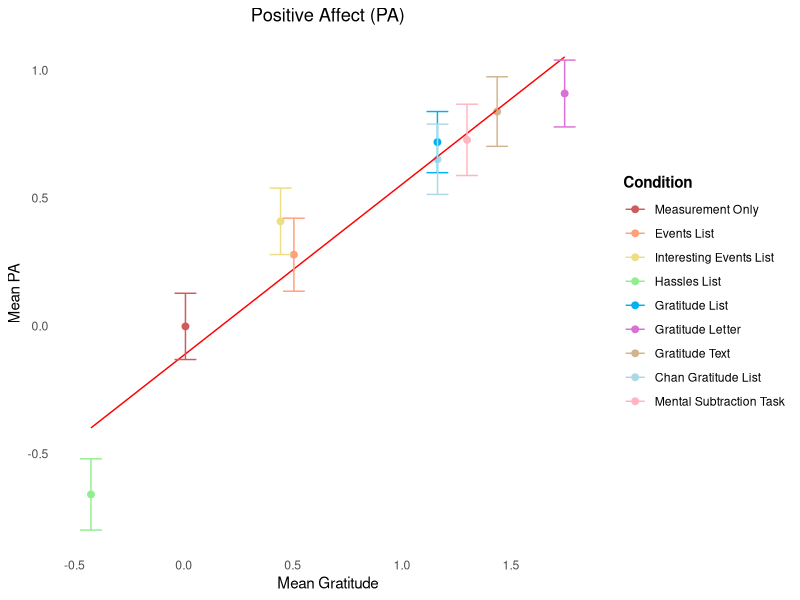
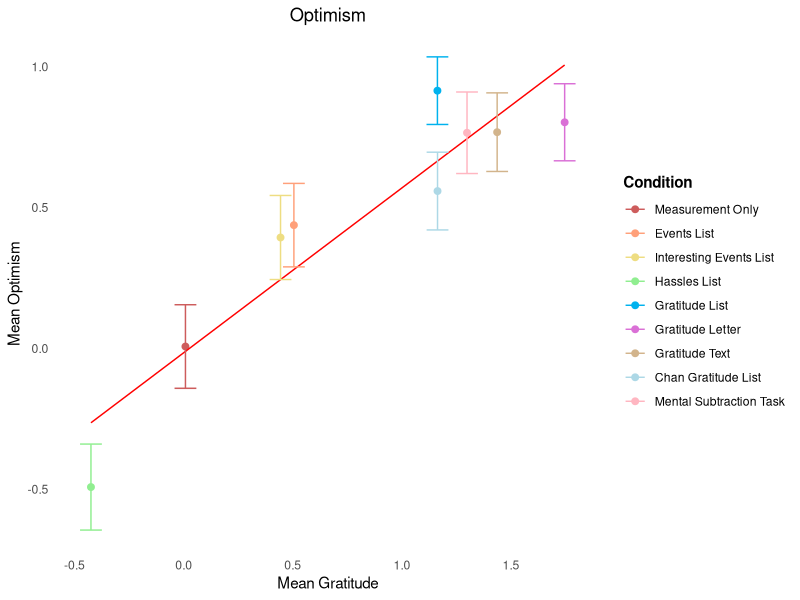
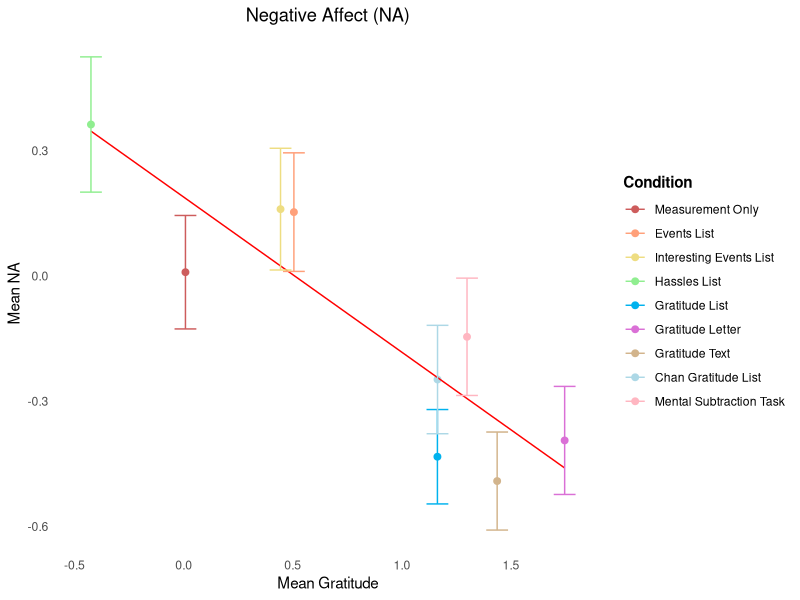
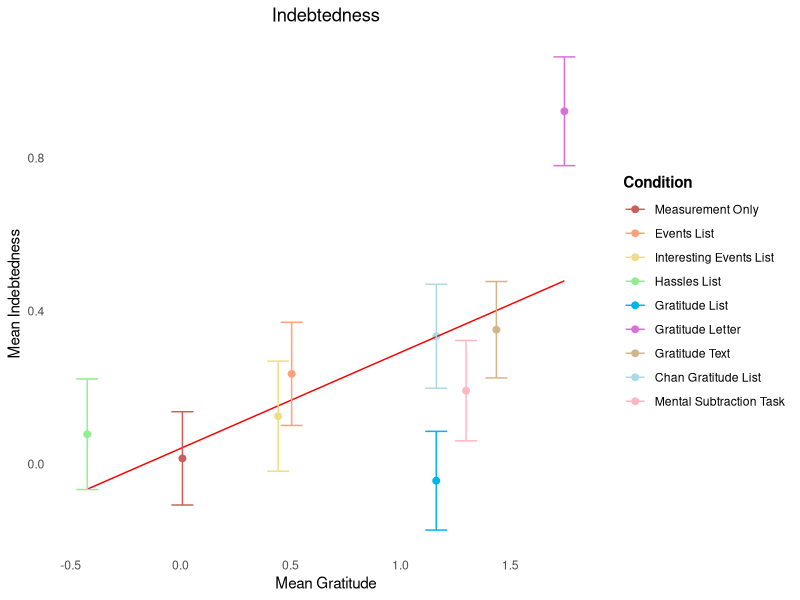
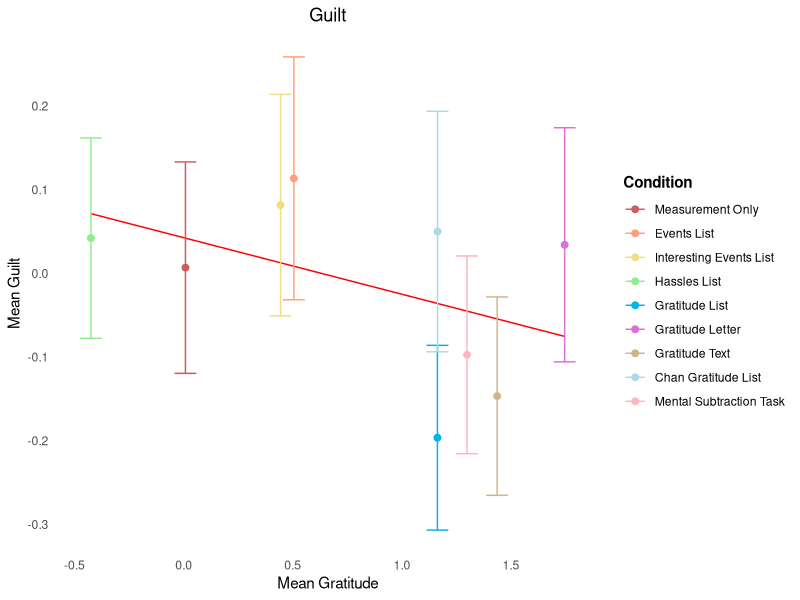
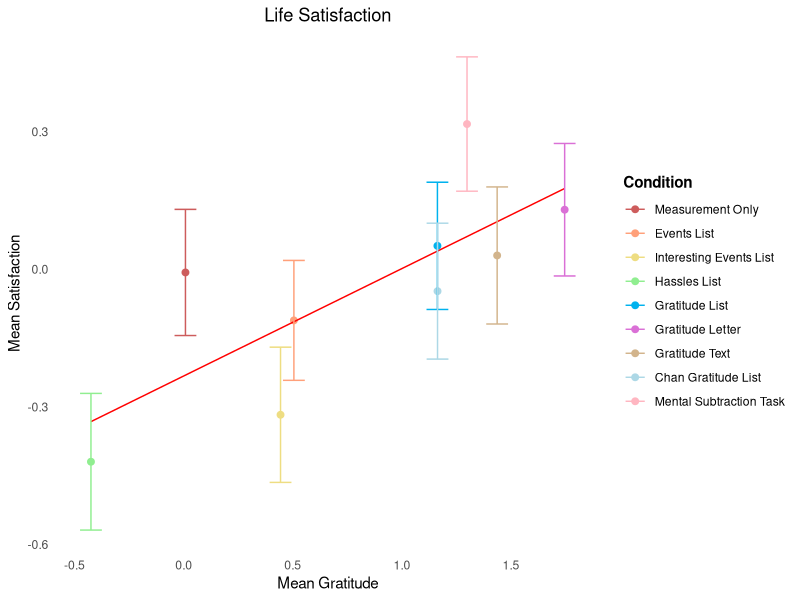
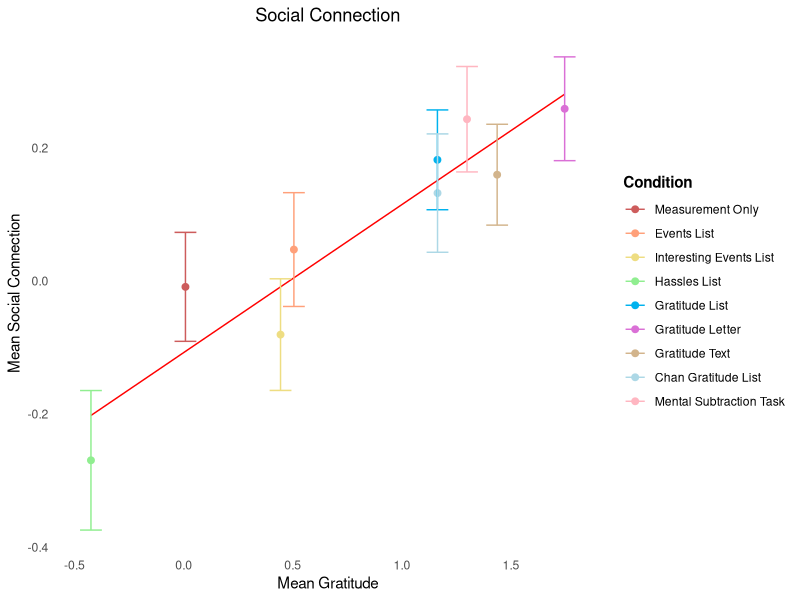
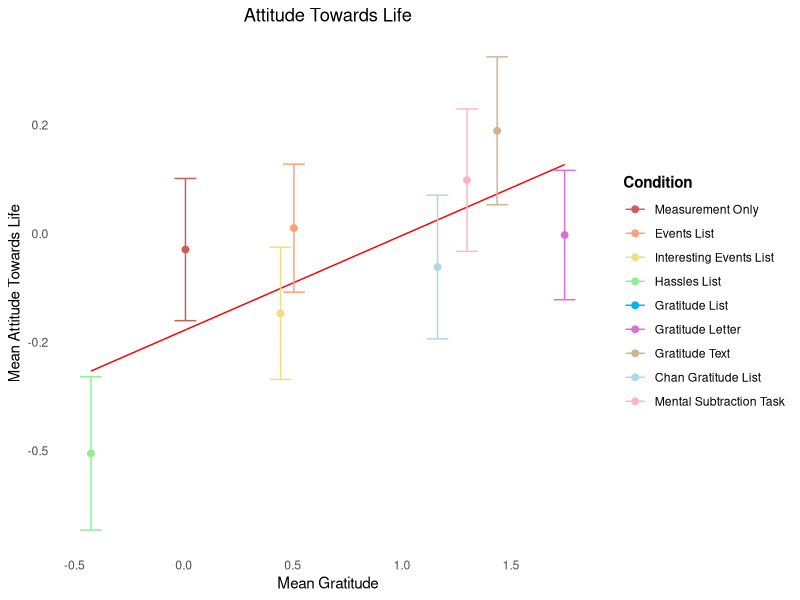

R code for these plots, in order:
## ---- chunk 1

library(ggplot2)
install.packages("ggplot2")

library(dplyr)
install.packages("dplyr")

library(patchwork)
install.packages("patchwork")

library(scales)
install.packages("scales")

## ---- chunk 2

#Set up
setwd("/Users/beheo/Desktop/Gratitude Interventions Study/Study 1")

study_1.1 <- read.csv("Gratitude_Interventions_Study_1.1.csv")
study_1.1 <- study_1.1[study_1.1$Finished == 1, ]

study_1.2 <- read.csv("Gratitude_Interventions_Study_1.2.csv")
study_1.2 <- study_1.2[study_1.2$Finished == 1, ]

study_1.3 <- read.csv("Gratitude_Interventions_Study_1.3.csv")
study_1.3 <- study_1.3[study_1.3$Finished == 1, ]
study_1.3$race_2 <- as.numeric(study_1.3$race_2)

study_1.4 <- read.csv("Gratitude_Interventions_Study_1.4.csv")
study_1.4 <- study_1.4[study_1.4$Finished == 1, ]
study_1.4$race_2 <- as.numeric(study_1.4$race_2)

# File paths
file_paths <- c("Gratitude_Interventions_Study_1.1.csv",
                "Gratitude_Interventions_Study_1.2.csv",
                "Gratitude_Interventions_Study_1.3.csv",
                "Gratitude_Interventions_Study_1.4.csv")

# Read and combine the CSV files
data <- lapply(file_paths, read.csv)
data_temp1 <- bind_rows(study_1.1, study_1.2)
data_temp2 <- bind_rows(data_temp1, study_1.3)
data <- bind_rows(data_temp2, study_1.4)

# View the combined data
head(data)

## ---- chunk 3

data$gratitude_all <- rowMeans(data[, c("grateful", "thankful", "appreciative")], na.rm = TRUE)
data$happy_all <- rowMeans(data[, c("happy", "satisfied", "content", "joyful", "pleased")], na.rm = TRUE)
data$optimistic_all <- rowMeans(data[, c("optimistic", "hopeful")], na.rm = TRUE)
data$sad_all <- rowMeans(data[, c("sad", "depressed", "anxious", "nervous")], na.rm = TRUE)
data$indebted_all <- rowMeans(data[, c("indebted", "obligated")], na.rm = TRUE)
data$envy_all <- rowMeans(data[, c("envious", "bitter", "jealous")], na.rm = TRUE)

data$ls_total <- rowMeans(data[, c("ls_1", "ls_2", "ls_3", "ls_4", "ls_5")], na.rm = TRUE)
data$sc_total <- rowMeans(data[, c("sc_1", "sc_2", "sc_3")], na.rm = TRUE)
data$self_image_total <- rowMeans(data[, c("circle_task", "self_image", "signature")], na.rm = TRUE)

## ---- chunk 4

#Conditions
control_conditions <- subset(data, condition_type == 1)
gratitude_conditions <- subset(data, condition_type == 2)

control <- subset(data, condition == 1)
control_events <- subset(data, condition == 2)
control_interesting <- subset(data, condition == 3)
control_hassles <- subset(data, condition == 4)

grat_list <- subset(data, condition == 5)
grat_letter <- subset(data, condition == 6)
grat_text <- subset(data, condition == 7)
grat_hk <- subset(data, condition == 8)
grat_sing <- subset(data, condition == 9)
knitr::opts_chunk$set(echo = TRUE)

condition_color <- c(
    "1" = "indianred",
    "2" = "lightsalmon",
    "3" = "lightgoldenrod",
    "4" = "palegreen2",
    "5" = "deepskyblue2",
    "6" = "orchid",
    "7" = "tan",
    "8" = "lightblue",
    "9" = "lightpink")

condition_name <- c(
    "1" = "Measurement Only",
    "2" = "Events List",
    "3" = "Interesting Events List",
    "4" = "Hassles List",
    "5" = "Gratitude List",
    "6" = "Gratitude Letter",
    "7" = "Gratitude Text",
    "8" = "Chan Gratitude List",
    "9" = "Mental Subtraction Task")

#Standard Error
calculate_std_error <- function(condition_data)
  return(sd(condition_data) / sqrt(length(condition_data)))

## ---- chunk 5

#Calculate mean for 'gratitude_all' by 'condition'
cond.means_1 <-data%>%group_by(condition)%>%summarize(Mean=mean(gratitude_all)) 
print(cond.means_1)

#Calculate mean for 'gratitude_all' by 'condition' and subtract the mean of measurement only control
cond.means_1 <- data %>%
  group_by(condition) %>%
  summarize(Mean = mean(gratitude_all)) %>%
  mutate(Mean = Mean - 4.27)

## ---- chunk 6
#Calculate mean for 'happy_all' by 'condition'
happy_mean<-data%>%group_by(condition)%>%summarize(Mean=mean(happy_all)) 
print(happy_mean)

# Calculate mean for 'happy_all' by 'condition' and subtract the mean of measurement only control
cond.means_2 <- data %>%
  group_by(condition) %>%
  summarize(Mean = mean(happy_all)) %>%
  mutate(Mean = Mean - 3.95)

# Calculate standard error for 'happy_all' by 'condition'
std_errors <- data %>%
  group_by(condition) %>%
  summarize(Standard_Error = sd(happy_all) / sqrt(n()))

# Create new dataframe
dosage_data <- data.frame(
  condition = cond.means_1$condition,
  gratitude_mean = cond.means_1$Mean,
  happy_mean = cond.means_2$Mean,
  happy_se = std_errors$Standard_Error
)

dosage_data$condition <- factor(dosage_data$condition)

# Fit linear regression model
lm_model <- lm(gratitude_mean ~ happy_mean, data = dosage_data)
summary(lm_model)

# Create scatter plot with linear regression line
happy_plot <- ggplot(dosage_data, aes(x = gratitude_mean, y = happy_mean, color = condition)) +
  geom_point(size = 2) +
  geom_smooth(method = "lm", se = FALSE, color = "red", size = 0.5) +
  geom_errorbar(aes(ymin = happy_mean - happy_se, ymax = happy_mean + happy_se), width = 0.1) +
  scale_color_manual(values = condition_color, labels = condition_name, 
                     name = "Condition") +
  labs(title = "Positive Affect (PA)",
       x = "Mean Gratitude",
       y = "Mean PA") +
  theme_minimal() +
  theme(
    plot.title = element_text(hjust = 0.5),  
    legend.title = element_text(face = "bold"),
    panel.grid.major = element_blank(),
    panel.grid.minor = element_blank()
  )

# Print the plot
print(happy_plot)

## ---- chunk 7
#Calculate mean for 'optimistic_all' by 'condition'
optimistic_mean<-data%>%group_by(condition)%>%summarize(Mean=mean(optimistic_all)) 
print(optimistic_mean)

#Calculate mean for 'optimistic_all' by 'condition' and subtract the mean of measurement only control
cond.means_2 <- data %>%
  group_by(condition) %>%
  summarize(Mean = mean(optimistic_all)) %>%
  mutate(Mean = Mean - 4.13)

#Calculate standard error for 'optimistic_all' by 'condition'
std_errors <- data %>%
  group_by(condition) %>%
  summarize(Standard_Error = sd(optimistic_all) / sqrt(n()))

#Create new dataframe
dosage_data <- data.frame(
  condition = cond.means_1$condition,
  gratitude_mean = cond.means_1$Mean,
  optimistic_mean = cond.means_2$Mean,
  optimistic_se = std_errors$Standard_Error
)

dosage_data$condition <- factor(dosage_data$condition)

# Fit linear regression model
lm_model <- lm(gratitude_mean ~ optimistic_mean, data = dosage_data)
summary(lm_model)

# Create scatter plot with linear regression line
optimistic_plot <- ggplot(dosage_data, aes(x = gratitude_mean, y = optimistic_mean, color = condition)) +
  geom_point(size = 2) +
  geom_smooth(method = "lm", se = FALSE, color = "red", size = 0.5) +
  geom_errorbar(aes(ymin = optimistic_mean - optimistic_se, ymax = optimistic_mean + optimistic_se), width = 0.1) +
  scale_color_manual(values = condition_color, labels = condition_name, 
                     name = "Condition") +
  labs(title = "Optimism",
       x = "Mean Gratitude",
       y = "Mean Optimism") +
  theme_minimal() +
  theme(
    plot.title = element_text(hjust = 0.5),  
    legend.title = element_text(face = "bold"),
    panel.grid.major = element_blank(),
    panel.grid.minor = element_blank()
  )

# Print the plot
print(optimistic_plot)

## ---- chunk 8

# Calculate mean for 'sad_all' by 'condition'
sad_mean<-data%>%group_by(condition)%>%summarize(Mean=mean(sad_all)) 
print(sad_mean)

# Calculate mean for 'sad_all' by 'condition' and subtract a value and subtract the mean of measurement only control
cond.means_2 <- data %>%
  group_by(condition) %>%
  summarize(Mean = mean(sad_all)) %>%
  mutate(Mean = Mean - 2.61)

# Calculate standard error for 'sad_all' by 'condition'
std_errors <- data %>%
  group_by(condition) %>%
  summarize(Standard_Error = sd(sad_all) / sqrt(n()))

# Create new dataframe
dosage_data <- data.frame(
  condition = cond.means_1$condition,
  gratitude_mean = cond.means_1$Mean,
  sad_mean = cond.means_2$Mean,
  sad_se = std_errors$Standard_Error
)

dosage_data$condition <- factor(dosage_data$condition)

# Fit linear regression model
lm_model <- lm(gratitude_mean ~ sad_mean, data = dosage_data)
summary(lm_model)

# Create scatter plot with linear regression line
sad_plot <- ggplot(dosage_data, aes(x = gratitude_mean, y = sad_mean, color = condition)) +
  geom_point(size = 2) +
  geom_smooth(method = "lm", se = FALSE, color = "red", size = 0.5) +
  geom_errorbar(aes(ymin = sad_mean - sad_se, ymax = sad_mean + sad_se), width = 0.1) +
  scale_color_manual(values = condition_color, labels = condition_name, 
                     name = "Condition") +
  labs(title = "Negative Affect (NA)",
       x = "Mean Gratitude",
       y = "Mean NA") +
  theme_minimal() +
  theme(
    plot.title = element_text(hjust = 0.5),
    legend.title = element_text(face = "bold"),
    panel.grid.major = element_blank(),
    panel.grid.minor = element_blank()
  ) 

# Print the plot
print(sad_plot)

## ---- chunk 9
# Calculate mean for 'indebted_all' by 'condition'
indebted_mean<-data%>%group_by(condition)%>%summarize(Mean=mean(indebted_all)) 
print(indebted_mean)

# Calculate mean for 'indebted_all' by 'condition' and subtract the mean of measurement only control
cond.means_2 <- data %>%
  group_by(condition) %>%
  summarize(Mean = mean(indebted_all)) %>%
  mutate(Mean = Mean - 2.82)

# Calculate standard error for 'indebted_all' by 'condition'
std_errors <- data %>%
  group_by(condition) %>%
  summarize(Standard_Error = sd(indebted_all) / sqrt(n()))

# Create new dataframe
dosage_data <- data.frame(
  condition = cond.means_1$condition,
  gratitude_mean = cond.means_1$Mean,
  indebted_mean = cond.means_2$Mean,
  indebted_se = std_errors$Standard_Error
)

dosage_data$condition <- factor(dosage_data$condition)

# Fit linear regression model
lm_model <- lm(gratitude_mean ~ indebted_mean, data = dosage_data)
summary(lm_model)

# Create scatter plot with linear regression line
indebted_plot <- ggplot(dosage_data, aes(x = gratitude_mean, y = indebted_mean, color = condition)) +
  geom_point(size = 2) +
  geom_smooth(method = "lm", se = FALSE, color = "red", size = 0.5) +
  geom_errorbar(aes(ymin = indebted_mean - indebted_se, ymax = indebted_mean + indebted_se), width = 0.1) +
  scale_color_manual(values = condition_color, labels = condition_name, 
                     name = "Condition") +
  labs(title = "Indebtedness",
       x = "Mean Gratitude",
       y = "Mean Indebtedness") +
  theme_minimal() +
  theme(
    plot.title = element_text(hjust = 0.5),
    legend.title = element_text(face = "bold"),
    panel.grid.major = element_blank(),
    panel.grid.minor = element_blank()
  )

# Print the plot
print(indebted_plot)
## ---- chunk 10

# Calculate mean for 'guilty' by 'condition' 
guilty_mean<-data%>%group_by(condition)%>%summarize(Mean=mean(guilty)) 
print(guilty_mean)

# Calculate mean for 'guilty' by 'condition' and subtract the mean of measurement only control
cond.means_2 <- data %>%
  group_by(condition) %>%
  summarize(Mean = mean(guilty)) %>%
  mutate(Mean = Mean - 1.95)

# Calculate standard error for 'guilty' by 'condition'
std_errors <- data %>%
  group_by(condition) %>%
  summarize(Standard_Error = sd(guilty) / sqrt(n()))

# Create new dataframe
dosage_data <- data.frame(
  condition = cond.means_1$condition,
  gratitude_mean = cond.means_1$Mean,
  guilty_mean = cond.means_2$Mean,
  guilty_se = std_errors$Standard_Error
)

dosage_data$condition <- factor(dosage_data$condition)

# Fit linear regression model
lm_model <- lm(gratitude_mean ~ guilty_mean, data = dosage_data)
summary(lm_model)

# Create scatter plot with linear regression line
guilty_plot <- ggplot(dosage_data, aes(x = gratitude_mean, y = guilty_mean, color = condition)) +
  geom_point(size = 2) +
  geom_smooth(method = "lm", se = FALSE, color = "red", size = 0.5) +
  geom_errorbar(aes(ymin = guilty_mean - guilty_se, ymax = guilty_mean + guilty_se), width = 0.1) +
  scale_color_manual(values = condition_color, labels = condition_name, 
                     name = "Condition") +
  labs(title = "Guilt",
       x = "Mean Gratitude",
       y = "Mean Guilt") +
  theme_minimal() +
  theme(
    plot.title = element_text(hjust = 0.5),
    legend.title = element_text(face = "bold"),
    panel.grid.major = element_blank(),
    panel.grid.minor = element_blank()
  )

# Print the plot
print(guilty_plot)

## ---- chunk 11

# Calculate mean for 'ls_total' by 'condition'
ls_mean<-data%>%group_by(condition)%>%summarize(Mean=mean(ls_total)) 
print(ls_mean)

# Calculate mean for 'ls_total' by 'condition' and subtract the mean of measurement only control
cond.means_2 <- data %>%
  group_by(condition) %>%
  summarize(Mean = mean(ls_total)) %>%
  mutate(Mean = Mean - 4.04)

# Calculate standard error for 'ls_total' by 'condition'
std_errors <- data %>%
  group_by(condition) %>%
  summarize(Standard_Error = sd(ls_total) / sqrt(n()))

# Create new dataframe
dosage_data <- data.frame(
  condition = cond.means_1$condition,
  gratitude_mean = cond.means_1$Mean,
  ls_mean = cond.means_2$Mean,
  ls_se = std_errors$Standard_Error
)

dosage_data$condition <- factor(dosage_data$condition)

# Fit linear regression model
lm_model <- lm(gratitude_mean ~ ls_mean, data = dosage_data)
summary(lm_model)

# Create scatter plot with linear regression line
ls_plot <- ggplot(dosage_data, aes(x = gratitude_mean, y = ls_mean, color = condition)) +
  geom_point(size = 2) +
  geom_smooth(method = "lm", se = FALSE, color = "red", size = 0.5) +
  geom_errorbar(aes(ymin = ls_mean - ls_se, ymax = ls_mean + ls_se), width = 0.1) +
  scale_color_manual(values = condition_color, labels = condition_name, 
                     name = "Condition") +
  labs(title = "Life Satisfaction",
       x = "Mean Gratitude",
       y = "Mean Satisfaction") +
  theme_minimal() +
  theme(
    plot.title = element_text(hjust = 0.5),
    legend.title = element_text(face = "bold"),
    panel.grid.major = element_blank(),
    panel.grid.minor = element_blank()
  )

# Print the plot
print(ls_plot)

## ---- chunk 12
# Calculate mean for 'sc_total' by 'condition'
sc_mean<-data%>%group_by(condition)%>%summarize(Mean=mean(sc_total)) 
print(sc_mean)

# Calculate mean for 'sc_total' by 'condition' and subtract the mean of measurement only control
cond.means_2 <- data %>%
  group_by(condition) %>%
  summarize(Mean = mean(sc_total)) %>%
  mutate(Mean = Mean - 3.86)

# Calculate standard error for 'sc_total' by 'condition'
std_errors <- data %>%
  group_by(condition) %>%
  summarize(Standard_Error = sd(sc_total) / sqrt(n()))

# Create new dataframe
dosage_data <- data.frame(
  condition = cond.means_1$condition,
  gratitude_mean = cond.means_1$Mean,
  sc_mean = cond.means_2$Mean,
  sc_se = std_errors$Standard_Error
)

dosage_data$condition <- factor(dosage_data$condition)

# Fit linear regression model
lm_model <- lm(gratitude_mean ~ sc_mean, data = dosage_data)
summary(lm_model)

# Create scatter plot with linear regression line
sc_plot <- ggplot(dosage_data, aes(x = gratitude_mean, y = sc_mean, color = condition)) +
  geom_point(size = 2) +
  geom_smooth(method = "lm", se = FALSE, color = "red", size = 0.5) +
  geom_errorbar(aes(ymin = sc_mean - sc_se, ymax = sc_mean + sc_se), width = 0.1) +
  scale_color_manual(values = condition_color, labels = condition_name, 
                     name = "Condition") +
  labs(title = "Social Connection",
       x = "Mean Gratitude",
       y = "Mean Social Connection") +
  theme_minimal() +
  theme(
    plot.title = element_text(hjust = 0.5),
    legend.title = element_text(face = "bold"),
    panel.grid.major = element_blank(),
    panel.grid.minor = element_blank()
  )

# Print the plot
print(sc_plot)
## ---- chunk 13

# Calculate mean for 'ladder' by 'condition'
ladder_mean<-data%>%group_by(condition)%>%summarize(Mean=mean(ladder)) 
print(ladder_mean)

# Calculate mean for 'ladder' by 'condition' and subtract the mean of measurement only control
cond.means_2 <- data %>%
  group_by(condition) %>%
  summarize(Mean = mean(ladder)) %>%
  mutate(Mean = Mean - 5.9)

# Calculate standard error for 'ladder' by 'condition'
std_errors <- data %>%
  group_by(condition) %>%
  summarize(Standard_Error = sd(ladder) / sqrt(n()))

# Create new dataframe
dosage_data <- data.frame(
  condition = cond.means_1$condition,
  gratitude_mean = cond.means_1$Mean,
  ladder_mean = cond.means_2$Mean,
  ladder_se = std_errors$Standard_Error
)

dosage_data$condition <- factor(dosage_data$condition)

# Fit linear regression model
lm_model <- lm(gratitude_mean ~ ladder_mean, data = dosage_data)
summary(lm_model)

# Create scatter plot with linear regression line
ladder_plot <- ggplot(dosage_data, aes(x = gratitude_mean, y = ladder_mean, color = condition)) +
  geom_point(size = 2) +
  geom_smooth(method = "lm", se = FALSE, color = "red", size = 0.5) +
  geom_errorbar(aes(ymin = ladder_mean - ladder_se, ymax = ladder_mean + ladder_se), width = 0.1) +
  scale_color_manual(values = condition_color, labels = condition_name, 
                     name = "Condition") +
  labs(title = "Attitude Towards Life",
       x = "Mean Gratitude",
       y = "Mean Attitude Towards Life") +
  theme_minimal() +
  theme(
    plot.title = element_text(hjust = 0.5),
    legend.title = element_text(face = "bold"),
    panel.grid.major = element_blank(),
    panel.grid.minor = element_blank()
  ) +
  scale_y_continuous(labels = scales::number_format(accuracy = 0.1))

# Print the plot
print(ladder_plot)
## ---- chunk 14

# Calculate mean for 'self_image_total' by 'condition'
self_image_mean<-data%>%group_by(condition)%>%summarize(Mean=mean(self_image_total)) 
print(self_image_mean)

# Calculate mean for 'self_image_total' by 'condition' and subtract the mean of measurement only control
cond.means_2 <- data %>%
  group_by(condition) %>%
  summarize(Mean = mean(self_image_total)) %>%
  mutate(Mean = Mean - 3.66)

# Calculate standard error for 'self_image_total' by 'condition'
std_errors <- data %>%
  group_by(condition) %>%
  summarize(Standard_Error = sd(self_image_total) / sqrt(n()))

# Create new dataframe
dosage_data <- data.frame(
  condition = cond.means_1$condition,
  gratitude_mean = cond.means_1$Mean,
  self_image_mean = cond.means_2$Mean,
  self_image_se = std_errors$Standard_Error
)

dosage_data$condition <- factor(dosage_data$condition)

# Fit linear regression model
lm_model <- lm(gratitude_mean ~ self_image_mean, data = dosage_data)
summary(lm_model)

# Create scatter plot with linear regression line
self_image_plot <- ggplot(dosage_data, aes(x = gratitude_mean, y = self_image_mean, color = condition)) +
  geom_point(size = 2) +
  geom_smooth(method = "lm", se = FALSE, color = "red", size = 0.5) +
  geom_errorbar(aes(ymin = self_image_mean - self_image_se, ymax = self_image_mean + self_image_se), width = 0.1) +
  scale_color_manual(values = condition_color, labels = condition_name, 
                     name = "Condition") +  # Assign specific colors
  labs(title = "Percieved Self Image",
       x = "Mean Gratitude",
       y = "Mean Percieved Self Image") +
  theme_minimal() +
  theme(
    plot.title = element_text(hjust = 0.5),  # Center the plot title
    legend.title = element_text(face = "bold"),
    panel.grid.major = element_blank(),
    panel.grid.minor = element_blank()# Set background color to white
  )

# Print the plot
print(self_image_plot)
## ---- chunk 15
# Set theme settings
theme_settings <- list(
  plot.title = theme(text = element_text(size = 8, face = "bold")),
  axis.title = theme(text = element_text(size = 6)) 
)

# Combine the plots
combined_plots <- (
  (optimistic_plot + theme_settings + theme(legend.position = "none")) +
  (happy_plot + theme_settings + theme(legend.position = "none")) +
  (sad_plot + theme_settings + theme(legend.position = "none")) +
  (ls_plot + theme_settings + theme(legend.position = "right"))
) + plot_layout(guides = "collect")

combined_plots_2 <- (
  (indebted_plot + theme_settings + theme(legend.position = "none")) +
  (guilty_plot + theme_settings + theme(legend.position = "right"))
) + plot_layout(guides = "collect") 

combined_plots_3 <- (
  (sc_plot + theme_settings + theme(legend.position = "none")) +
  (ladder_plot + theme_settings + theme(legend.position = "none")) +
  (self_image_plot + theme_settings + theme(legend.position = "right"))
) + plot_layout(guides = "collect") 

# Set the size of the plot
options(repr.plot.width = 15, repr.plot.height = 13)

# Print the combined plot
print(combined_plots)
print(combined_plots_2)
print(combined_plots_3)

